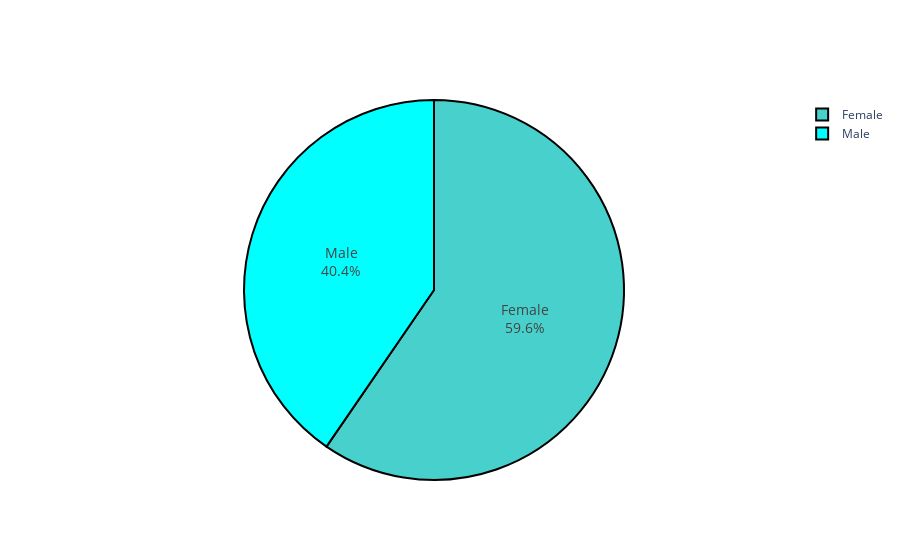

Here is the notebook cell this chart was saved with:
### Markdown cell above
# Gender

### Code cell
labels = ['Female','Male'] # CHANGE HERE
values = [33405,22667] # CHANGE HERE
colors = ['mediumturquoise','aqua'] # CHANGE HERE

import plotly.graph_objects as go
fig = go.Figure(data=[go.Pie(labels=labels,
                             values=values)])
fig.update_traces(hoverinfo='label+percent', textinfo='label+percent', textfont_size=14,
                  marker=dict(colors=colors, line=dict(color='#000000', width=2)))
fig.show()
py.plot(fig)

### Figure 1 — Plotly figure (JSON) as saved in the notebook; plotly's stock layout.template omitted (floating-point values rounded to 4 significant figures)
{"data": [{"hoverinfo": "label+percent", "labels": ["Female", "Male"], "marker": {"colors": ["mediumturquoise", "aqua"], "line": {"color": "#000000", "width": 2}}, "textfont": {"size": 14}, "textinfo": "label+percent", "type": "pie", "values": [33405, 22667]}], "layout": {}}
